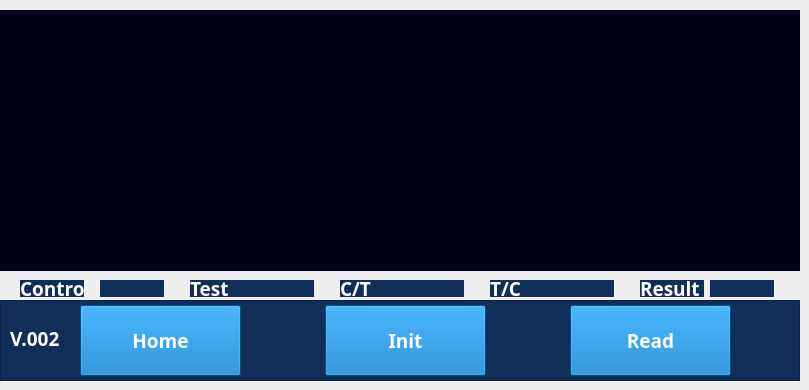
    <widget class="QWidget" name="page">
     <widget class="QCustomPlot" name="customPlot" native="true">
      <property name="geometry">
       <rect>
        <x>0</x>
        <y>10</y>
        <width>800</width>
        <height>261</height>
       </rect>
      </property>
      <property name="styleSheet">
       <string notr="true">background:rgb(0, 0, 26)</string>
      </property>
     </widget>
     <widget class="QLabel" name="label_3">
      <property name="geometry">
       <rect>
        <x>190</x>
        <y>280</y>
        <width>64</width>
        <height>17</height>
       </rect>
      </property>
      <property name="font">
       <font>
        <family>PibotoLt</family>
        <pointsize>14</pointsize>
        <weight>75</weight>
        <bold>true</bold>
       </font>
      </property>
      <property name="styleSheet">
       <string notr="true">background:rgb(17, 46, 88);
color:rgb(255, 255, 255);</string>
      </property>
      <property name="text">
       <string>Test</string>
      </property>
     </widget>
     <widget class="QLabel" name="label_4">
      <property name="geometry">
       <rect>
        <x>20</x>
        <y>280</y>
        <width>64</width>
        <height>17</height>
       </rect>
      </property>
      <property name="font">
       <font>
        <family>PibotoLt</family>
        <pointsize>14</pointsize>
        <weight>75</weight>
        <bold>true</bold>
       </font>
      </property>
      <property name="styleSheet">
       <string notr="true">background:rgb(17, 46, 88);
color:rgb(255, 255, 255);</string>
      </property>
      <property name="text">
       <string>Control</string>
      </property>
     </widget>
     <widget class="QLabel" name="label">
      <property name="geometry">
       <rect>
        <x>250</x>
        <y>280</y>
        <width>64</width>
        <height>17</height>
       </rect>
      </property>
      <property name="font">
       <font>
        <family>PibotoLt</family>
        <pointsize>14</pointsize>
        <weight>75</weight>
        <bold>true</bold>
       </font>
      </property>
      <property name="styleSheet">
       <string notr="true">background:rgb(17, 46, 88);
color:rgb(255, 255, 0);</string>
      </property>
      <property name="text">
       <string/>
      </property>
     </widget>
     <widget class="QLabel" name="label_2">
      <property name="geometry">
       <rect>
        <x>100</x>
        <y>280</y>
        <width>64</width>
        <height>17</height>
       </rect>
      </property>
      <property name="font">
       <font>
        <family>PibotoLt</family>
        <pointsize>14</pointsize>
        <weight>75</weight>
        <bold>true</bold>
       </font>
      </property>
      <property name="styleSheet">
       <string notr="true">background:rgb(17, 46, 88);
color:rgb(255, 255, 0);</string>
      </property>
      <property name="text">
       <string/>
      </property>
     </widget>
     <widget class="QFrame" name="frame">
      <property name="geometry">
       <rect>
        <x>0</x>
        <y>300</y>
        <width>800</width>
        <height>81</height>
       </rect>
      </property>
      <property name="styleSheet">
       <string notr="true">background:rgb(17, 46, 88)</string>
      </property>
      <property name="frameShape">
       <enum>QFrame::StyledPanel</enum>
      </property>
      <property name="frameShadow">
       <enum>QFrame::Raised</enum>
      </property>
      <widget class="QPushButton" name="pushButton">
       <property name="geometry">
        <rect>
         <x>80</x>
         <y>5</y>
         <width>161</width>
         <height>71</height>
        </rect>
       </property>
       <property name="font">
        <font>
         <family>PibotoLt</family>
         <pointsize>14</pointsize>
         <weight>75</weight>
         <italic>false</italic>
         <bold>true</bold>
        </font>
       </property>
       <property name="styleSheet">
        <string notr="true">background:rgb(1, 114, 192);
color:rgb(255, 255, 255);</string>
       </property>
       <property name="text">
        <string>Home</string>
       </property>
      </widget>
      <widget class="QPushButton" name="pushButton_2">
       <property name="geometry">
        <rect>
         <x>325</x>
         <y>5</y>
         <width>161</width>
         <height>71</height>
        </rect>
       </property>
       <property name="font">
        <font>
         <family>PibotoLt</family>
         <pointsize>14</pointsize>
         <weight>75</weight>
         <bold>true</bold>
        </font>
       </property>
       <property name="styleSheet">
        <string notr="true">background:rgb(1, 114, 192);
color:rgb(255, 255, 255);</string>
       </property>
       <property name="text">
        <string>Init</string>
       </property>
      </widget>
      <widget class="QPushButton" name="pushButton_3">
       <property name="geometry">
        <rect>
         <x>570</x>
         <y>5</y>
         <width>161</width>
         <height>71</height>
        </rect>
       </property>
       <property name="font">
        <font>
         <family>PibotoLt</family>
         <pointsize>14</pointsize>
         <weight>75</weight>
         <bold>true</bold>
        </font>
       </property>
       <property name="styleSheet">
        <string notr="true">background:rgb(1, 114, 192);
color:rgb(255, 255, 255);</string>
       </property>
       <property name="text">
        <string>Read</string>
       </property>
      </widget>
      <widget class="QLabel" name="label_34">
       <property name="geometry">
        <rect>
         <x>10</x>
         <y>30</y>
         <width>64</width>
         <height>17</height>
        </rect>
       </property>
       <property name="font">
        <font>
         <family>PibotoLt</family>
         <pointsize>14</pointsize>
         <weight>75</weight>
         <bold>true</bold>
        </font>
       </property>
       <property name="styleSheet">
        <string notr="true">background:rgb(17, 46, 88);
color:rgb(255, 255, 255);</string>
       </property>
       <property name="text">
        <string>V.002</string>
       </property>
      </widget>
     </widget>
     <widget class="QLabel" name="label_23">
      <property name="geometry">
       <rect>
        <x>640</x>
        <y>280</y>
        <width>64</width>
        <height>17</height>
       </rect>
      </property>
      <property name="font">
       <font>
        <family>PibotoLt</family>
        <pointsize>14</pointsize>
        <weight>75</weight>
        <bold>true</bold>
       </font>
      </property>
      <property name="styleSheet">
       <string notr="true">background:rgb(17, 46, 88);
color:rgb(255, 255, 255);</string>
      </property>
      <property name="text">
       <string>Result</string>
      </property>
     </widget>
     <widget class="QLabel" name="label_24">
      <property name="geometry">
       <rect>
        <x>710</x>
        <y>280</y>
        <width>64</width>
        <height>17</height>
       </rect>
      </property>
      <property name="font">
       <font>
        <family>PibotoLt</family>
        <pointsize>14</pointsize>
        <weight>75</weight>
        <bold>true</bold>
       </font>
      </property>
      <property name="styleSheet">
       <string notr="true">background:rgb(17, 46, 88);
color:rgb(255, 255, 0);</string>
      </property>
      <property name="text">
       <string/>
      </property>
     </widget>
     <widget class="QLabel" name="label_67">
      <property name="geometry">
       <rect>
        <x>340</x>
        <y>280</y>
        <width>64</width>
        <height>17</height>
       </rect>
      </property>
      <property name="font">
       <font>
        <family>PibotoLt</family>
        <pointsize>14</pointsize>
        <weight>75</weight>
        <bold>true</bold>
       </font>
      </property>
      <property name="styleSheet">
       <string notr="true">background:rgb(17, 46, 88);
color:rgb(255, 255, 255);</string>
      </property>
      <property name="text">
       <string>C/T</string>
      </property>
     </widget>
     <widget class="QLabel" name="label_68">
      <property name="geometry">
       <rect>
        <x>400</x>
        <y>280</y>
        <width>64</width>
        <height>17</height>
       </rect>
      </property>
      <property name="font">
       <font>
        <family>PibotoLt</family>
        <pointsize>14</pointsize>
        <weight>75</weight>
        <bold>true</bold>
       </font>
      </property>
      <property name="styleSheet">
       <string notr="true">background:rgb(17, 46, 88);
color:rgb(255, 255, 0);</string>
      </property>
      <property name="text">
       <string/>
      </property>
     </widget>
     <widget class="QLabel" name="label_69">
      <property name="geometry">
       <rect>
        <x>550</x>
        <y>280</y>
        <width>64</width>
        <height>17</height>
       </rect>
      </property>
      <property name="font">
       <font>
        <family>PibotoLt</family>
        <pointsize>14</pointsize>
        <weight>75</weight>
        <bold>true</bold>
       </font>
      </property>
      <property name="styleSheet">
       <string notr="true">background:rgb(17, 46, 88);
color:rgb(255, 255, 0);</string>
      </property>
      <property name="text">
       <string/>
      </property>
     </widget>
     <widget class="QLabel" name="label_70">
      <property name="geometry">
       <rect>
        <x>490</x>
        <y>280</y>
        <width>64</width>
        <height>17</height>
       </rect>
      </property>
      <property name="font">
       <font>
        <family>PibotoLt</family>
        <pointsize>14</pointsize>
        <weight>75</weight>
        <bold>true</bold>
       </font>
      </property>
      <property name="styleSheet">
       <string notr="true">background:rgb(17, 46, 88);
color:rgb(255, 255, 255);</string>
      </property>
      <property name="text">
       <string>T/C</string>
      </property>
     </widget>
    </widget>
